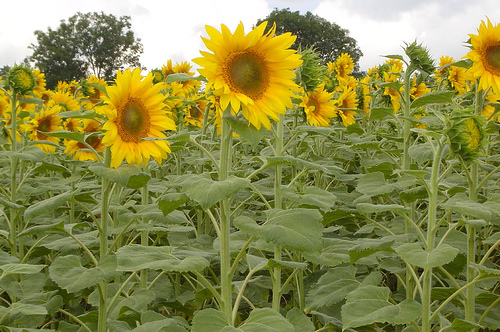
#> input picture img/1.jpg, 500 x 332 px, found by its file name
$ python rotate.py
#> lines starting #> are read from the running program, lines starting #| are printed output that depends on the picture
### imgTool.py
import os
from PIL import Image

def loadImage(imagePath):
    # Đọc ảnh từ đường dẫn cho trx và trả về đối tưởng ảnh
    #nếu sử dụng try except thì nếu bị lỗi thì chương trình phía sau vẫn chạy đc
#> called with imagePath = 'D:/khac/nam_3/computer vision/img/1.jpg'
    try:
        img = Image.open(imagePath)
#> img is the input picture: PIL image 500x332 RGB; mean R, G, B 139.4, 139.2, 74.1
        return img
    # nó sẽ bắt tất cả ngoại lệ (lỗi) và gán lỗi đó vào biến e
    # sau đó in ra string, path, cái lỗi đó và trả về none ngụ ý là ko thể mở ảnh
    except Exception as e:
        print('Lỗi khi đọc hình ảnh từ', imagePath, ' ', e)
        return None


# [28 lines left out: functions isImageFile, getImgList, not called in this run]

### rotate.py
from PIL import Image
from imgTool import *
from IPython.display import display

path = 'D:/khac/nam_3/computer vision/img/1.jpg'
img = loadImage(path)

# xoay ảnh: nó vẫn giữa nguyên tỉ lệ ban đầu và chỉ xoay ảnh nên sẽ có những khoảng đen
# resize((a,b))
# img2 = img.resize((500,500))
rotatedImg = img.rotate(90)
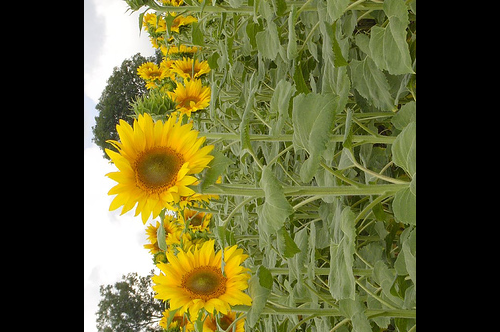
#> rotatedImg: PIL image 500x332 RGB; mean R, G, B 93.9, 93.2, 48.8
rotatedImg.show()

#transpose (flip)(lật ảnh): thay đổi tỉ lệ ban đầu: vd: từ 16:9 sang 9;16
# chỉ có 3 giá trị lật Image.ROTATE_90, Image.ROTATE_180, Image.ROTATE_270
transposeImg = img.transpose(Image.ROTATE_90)
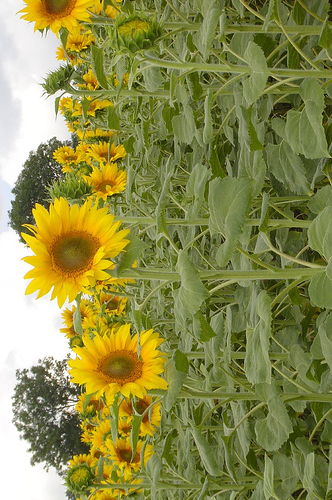
#> transposeImg: PIL image 332x500 RGB; mean R, G, B 139.4, 139.2, 74.1
transposeImg.show()

$ run again, with img/2.jpg copied over img/1.jpg
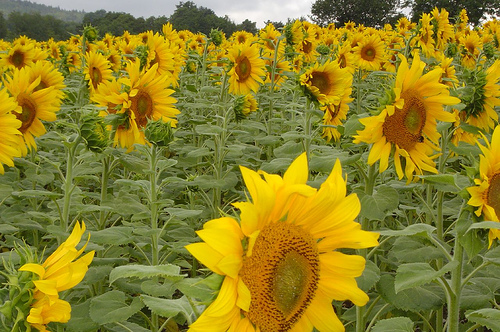
#> input picture img/2.jpg, 500 x 332 px, found by its file name
#> in loadImage, img is the input picture: PIL image 500x332 RGB; mean R, G, B 140.8, 128.7, 37.6
#> `rotatedImg = img.rotate(90)`:
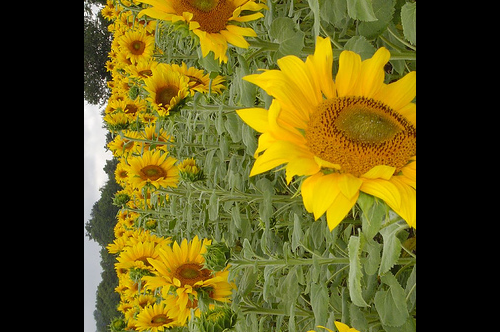
#> rotatedImg: PIL image 500x332 RGB; mean R, G, B 96.4, 87.2, 25.8
#> `transposeImg = img.transpose(Image.ROTATE_90)`:
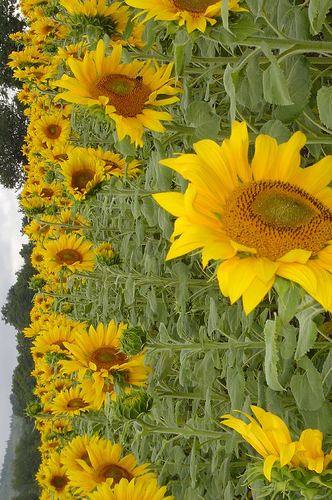
#> transposeImg: PIL image 332x500 RGB; mean R, G, B 140.8, 128.7, 37.6

$ run again, with img/3.jpg copied over img/1.jpg
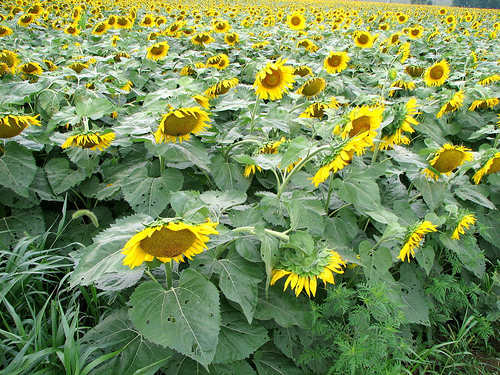
#> input picture img/3.jpg, 500 x 375 px, found by its file name
#> in loadImage, img is the input picture: PIL image 500x375 RGB; mean R, G, B 120, 142.1, 86.8
#> `rotatedImg = img.rotate(90)`:
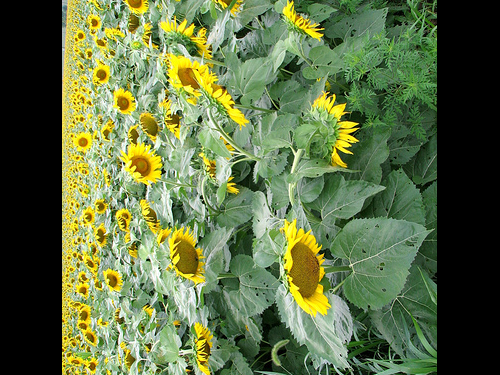
#> rotatedImg: PIL image 500x375 RGB; mean R, G, B 95, 111.1, 67.9
#> `transposeImg = img.transpose(Image.ROTATE_90)`:
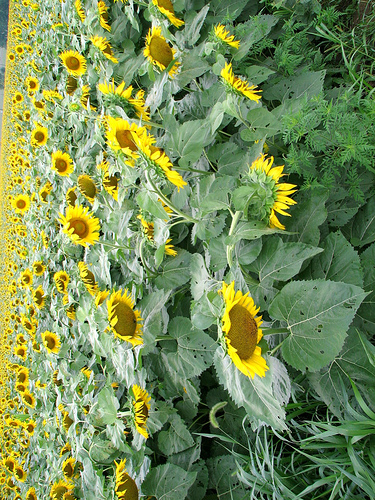
#> transposeImg: PIL image 375x500 RGB; mean R, G, B 120, 142.1, 86.8
